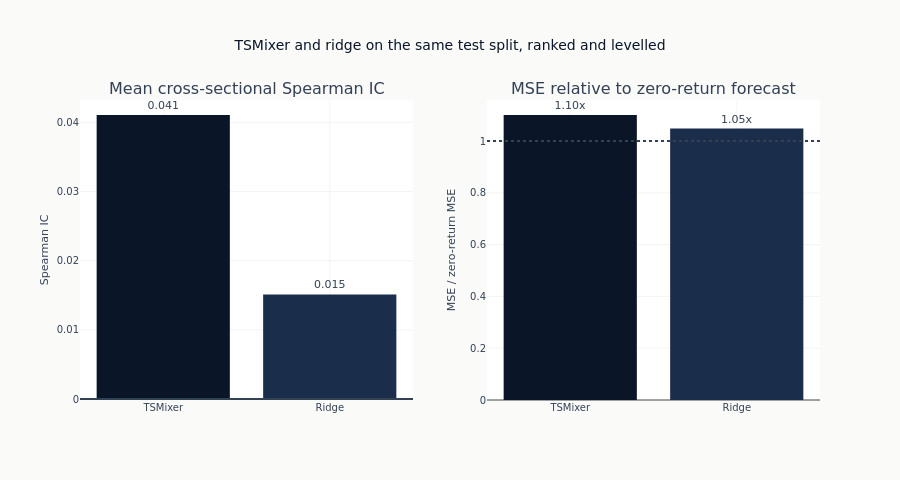

The notebook cell this image was saved under:
### Markdown cell above
## The mixer against the linear baseline

Two questions, two panels. The left asks whether the model ordered the funds usefully
on each date; the right asks whether its predicted return levels were closer than
predicting zero. A model can do better on one and worse on the other, and both are
reported because acting on a forecast uses the ordering while fitting one minimises
the squared error.

The ridge regression is the comparison that decides anything. It sees the same window
flattened into one vector and fits a penalised linear map straight to the label: $TF$
coefficients, no hidden representation, and no notion that one axis is time and the
other is features. Whatever the alternating structure is worth has to appear as a
difference from that.

### Code cell
model_names = ["TSMixer", "Ridge"]
ic_values = [test_ic, ridge_ic]
mse_ratios = [test_mse / zero_mse, ridge_mse / zero_mse]
bar_palette = {"TSMixer": COLORS["blue"], "Ridge": COLORS["slate"]}

fig = make_subplots(
    rows=1,
    cols=2,
    subplot_titles=("Mean cross-sectional Spearman IC", "MSE relative to zero-return forecast"),
)
for model_name, ic_value, mse_ratio in zip(model_names, ic_values, mse_ratios, strict=True):
    fig.add_trace(
        go.Bar(
            x=[model_name],
            y=[ic_value],
            name=model_name,
            marker_color=bar_palette[model_name],
            text=[f"{ic_value:.3f}"],
            textposition="outside",
            showlegend=False,
        ),
        row=1,
        col=1,
    )
    fig.add_trace(
        go.Bar(
            x=[model_name],
            y=[mse_ratio],
            name=model_name,
            marker_color=bar_palette[model_name],
            text=[f"{mse_ratio:.2f}x"],
            textposition="outside",
            showlegend=False,
        ),
        row=1,
        col=2,
    )

fig.add_hline(y=0, line_color=COLORS["neutral"], row=1, col=1)
fig.add_hline(y=1, line_dash="dot", line_color=COLORS["neutral"], row=1, col=2)
fig.update_layout(
    title="TSMixer and ridge on the same test split, ranked and levelled",
    height=480,
)
fig.update_yaxes(title_text="Spearman IC", row=1, col=1)
fig.update_yaxes(title_text="MSE / zero-return MSE", row=1, col=2)
show_plotly_with_alt(
    fig,
    "Two bar panels, one bar per model. The left panel gives each model's mean "
    "cross-sectional Spearman IC against a line at zero; the right gives its test MSE "
    "as a multiple of the zero forecast's, against a dotted line at one.",
)

### Figure 1 — Plotly figure (JSON) as saved in the notebook; plotly's stock layout.template omitted (floating-point values rounded to 4 significant figures)
{"data": [{"marker": {"color": "#0a1628"}, "name": "TSMixer", "showlegend": false, "text": ["0.041"], "textposition": "outside", "type": "bar", "x": ["TSMixer"], "xaxis": "x", "y": [0.04108], "yaxis": "y"}, {"marker": {"color": "#0a1628"}, "name": "TSMixer", "showlegend": false, "text": ["1.10x"], "textposition": "outside", "type": "bar", "x": ["TSMixer"], "xaxis": "x2", "y": [1.101], "yaxis": "y2"}, {"marker": {"color": "#1a2d4a"}, "name": "Ridge", "showlegend": false, "text": ["0.015"], "textposition": "outside", "type": "bar", "x": ["Ridge"], "xaxis": "x", "y": [0.01513], "yaxis": "y"}, {"marker": {"color": "#1a2d4a"}, "name": "Ridge", "showlegend": false, "text": ["1.05x"], "textposition": "outside", "type": "bar", "x": ["Ridge"], "xaxis": "x2", "y": [1.048], "yaxis": "y2"}], "layout": {"annotations": [{"font": {"size": 16}, "showarrow": false, "text": "Mean cross-sectional Spearman IC", "x": 0.225, "xanchor": "center", "xref": "paper", "y": 1.0, "yanchor": "bottom", "yref": "paper"}, {"font": {"size": 16}, "showarrow": false, "text": "MSE relative to zero-return forecast", "x": 0.775, "xanchor": "center", "xref": "paper", "y": 1.0, "yanchor": "bottom", "yref": "paper"}], "height": 480, "shapes": [{"line": {"color": "#334155"}, "type": "line", "x0": 0, "x1": 1, "xref": "x domain", "y0": 0, "y1": 0, "yref": "y"}, {"line": {"color": "#334155", "dash": "dot"}, "type": "line", "x0": 0, "x1": 1, "xref": "x2 domain", "y0": 1, "y1": 1, "yref": "y2"}], "title": {"text": "TSMixer and ridge on the same test split, ranked and levelled"}, "xaxis": {"anchor": "y", "domain": [0.0, 0.45]}, "xaxis2": {"anchor": "y2", "domain": [0.55, 1.0]}, "yaxis": {"anchor": "x", "domain": [0.0, 1.0], "title": {"text": "Spearman IC"}}, "yaxis2": {"anchor": "x2", "domain": [0.0, 1.0], "title": {"text": "MSE / zero-return MSE"}}}}
